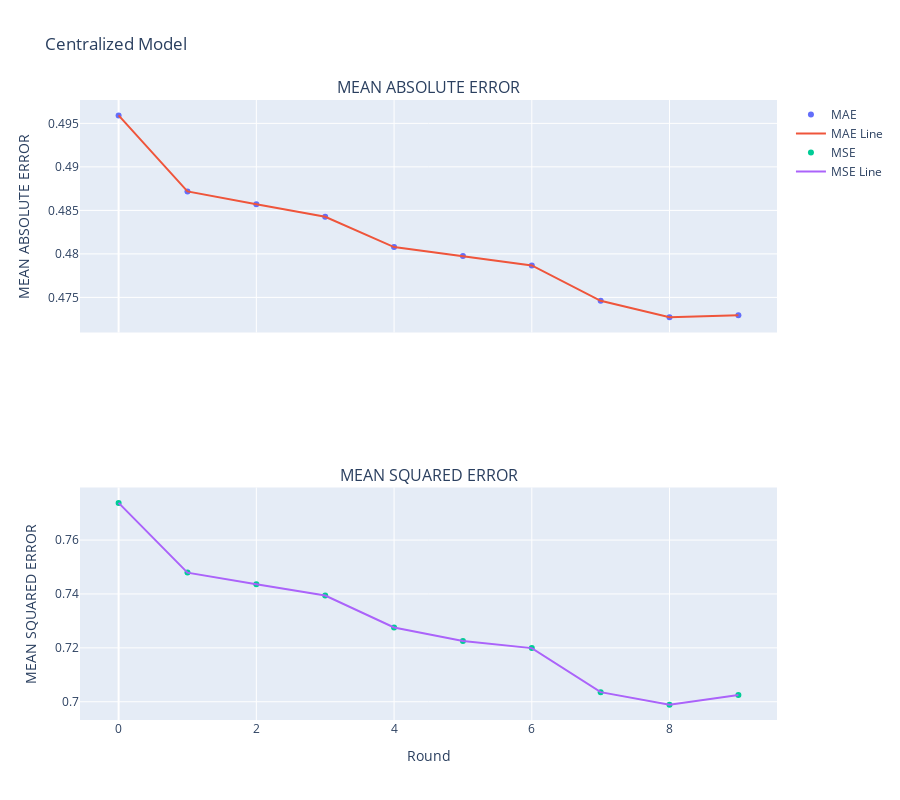

The notebook cell saved with this chart:
### Code cell
import plotly.express as px
import plotly.graph_objects as go
from plotly.subplots import make_subplots

rounds = np.arange(0,len(history.history['loss']))
loss = history.history['loss']
acc = history.history['mean_absolute_error']

fig = make_subplots(rows=2, cols=1, shared_xaxes=True, 
                    subplot_titles=("MEAN ABSOLUTE ERROR", "MEAN SQUARED ERROR"))

# Add scatter plot for accuracy
fig.add_trace(go.Scatter(x=rounds, y=acc, mode='markers', name='MAE'), row=1, col=1)
# Add line plot for accuracy
fig.add_trace(go.Scatter(x=rounds, y=acc, mode='lines', name='MAE Line'), row=1, col=1)

# Add scatter plot for loss
fig.add_trace(go.Scatter(x=rounds, y=loss, mode='markers', name='MSE'), row=2, col=1)
# Add line plot for loss
fig.add_trace(go.Scatter(x=rounds, y=loss, mode='lines', name='MSE Line'), row=2, col=1)

# Update layout
fig.update_layout(
    height=800,  # Height of the figure
    title_text="Centralized Model",
)

# Update x-axis for all subplots
fig.update_xaxes(title_text="Round", row=2, col=1)
# Update y-axis for each subplot
fig.update_yaxes(title_text="MEAN ABSOLUTE ERROR", row=1, col=1)
fig.update_yaxes(title_text="MEAN SQUARED ERROR", row=2, col=1)

# Show the plot
fig.show()

### Figure 1 — Plotly figure (JSON) as saved in the notebook; plotly's stock layout.template omitted (floating-point values rounded to 4 significant figures)
{"data": [{"mode": "markers", "name": "MAE", "type": "scatter", "x": [0, 1, 2, 3, 4, 5, 6, 7, 8, 9], "xaxis": "x", "y": [0.4959, 0.4872, 0.4857, 0.4843, 0.4808, 0.4798, 0.4787, 0.4746, 0.4727, 0.473], "yaxis": "y"}, {"mode": "lines", "name": "MAE Line", "type": "scatter", "x": [0, 1, 2, 3, 4, 5, 6, 7, 8, 9], "xaxis": "x", "y": [0.4959, 0.4872, 0.4857, 0.4843, 0.4808, 0.4798, 0.4787, 0.4746, 0.4727, 0.473], "yaxis": "y"}, {"mode": "markers", "name": "MSE", "type": "scatter", "x": [0, 1, 2, 3, 4, 5, 6, 7, 8, 9], "xaxis": "x2", "y": [0.7738, 0.7479, 0.7436, 0.7394, 0.7276, 0.7226, 0.7199, 0.7036, 0.6989, 0.7025], "yaxis": "y2"}, {"mode": "lines", "name": "MSE Line", "type": "scatter", "x": [0, 1, 2, 3, 4, 5, 6, 7, 8, 9], "xaxis": "x2", "y": [0.7738, 0.7479, 0.7436, 0.7394, 0.7276, 0.7226, 0.7199, 0.7036, 0.6989, 0.7025], "yaxis": "y2"}], "layout": {"annotations": [{"font": {"size": 16}, "showarrow": false, "text": "MEAN ABSOLUTE ERROR", "x": 0.5, "xanchor": "center", "xref": "paper", "y": 1, "yanchor": "bottom", "yref": "paper"}, {"font": {"size": 16}, "showarrow": false, "text": "MEAN SQUARED ERROR", "x": 0.5, "xanchor": "center", "xref": "paper", "y": 0.375, "yanchor": "bottom", "yref": "paper"}], "height": 800, "title": {"text": "Centralized Model"}, "xaxis": {"anchor": "y", "domain": [0, 1], "matches": "x2", "showticklabels": false}, "xaxis2": {"anchor": "y2", "domain": [0, 1], "title": {"text": "Round"}}, "yaxis": {"anchor": "x", "domain": [0.625, 1], "title": {"text": "MEAN ABSOLUTE ERROR"}}, "yaxis2": {"anchor": "x2", "domain": [0, 0.375], "title": {"text": "MEAN SQUARED ERROR"}}}}
